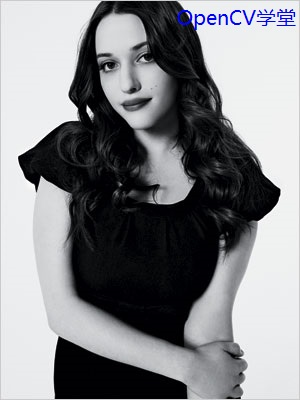
//> input picture Topic/019_CompareHist/test1.jpg, 300 x 400 px
$ ./019_CompareHist   (built with g++ and OpenCV 4)
//> lines starting //> are read from the running program, lines starting //| are printed output that depends on the picture; after the words box and inside, x2 and y2 are one past the last pixel; in counts of white or black regions, pixels touching at a corner belong together
#include <opencv2/opencv.hpp>
#include <iostream>

using namespace std;
using namespace cv;

int main(int argc, char** argv) {
	Mat src1 = imread("H:\\OpenCV_Learning\\019_CompareHist\\test1.jpg");
//> src1 is the input picture: 400 rows x 300 cols, CV_8UC3; mean B, G, R 136.1, 133, 132.1
	Mat src2 = imread("H:\\OpenCV_Learning\\019_CompareHist\\test2.jpg");
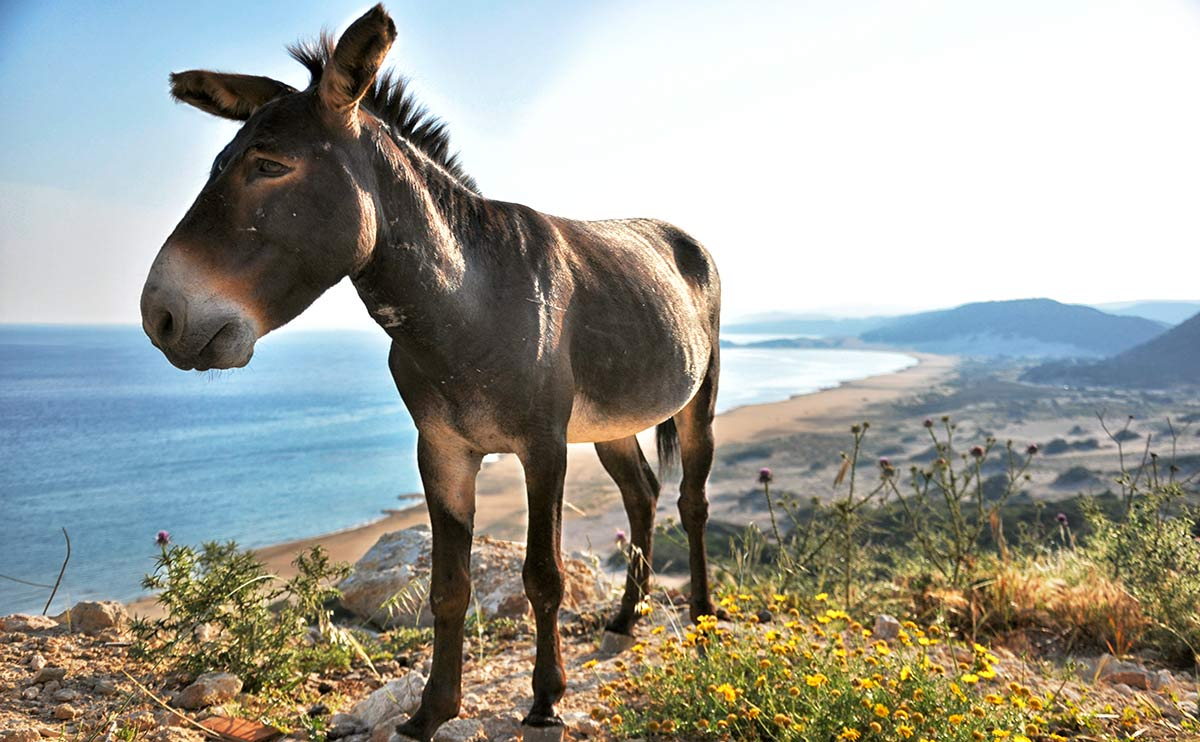
//> input picture Topic/019_CompareHist/test2.jpg, 1200 x 742 px
//> src2 is the input picture: 742 rows x 1200 cols, CV_8UC3; mean B, G, R 152.5, 160.5, 159.4
	Mat src3 = imread("H:\\OpenCV_Learning\\019_CompareHist\\test3.png");
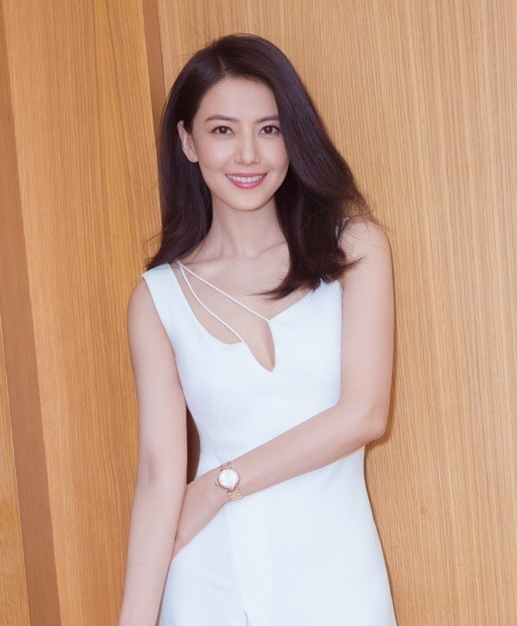
//> input picture Topic/019_CompareHist/test3.png, 517 x 626 px
//> src3 is the input picture: 626 rows x 517 cols, CV_8UC3; mean B, G, R 137.9, 159.7, 195.7
	Mat src4 = imread("H:\\OpenCV_Learning\\019_CompareHist\\test4.png");
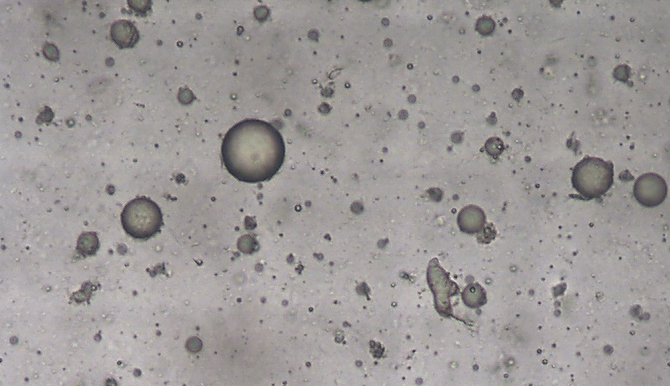
//> input picture Topic/019_CompareHist/test4.png, 670 x 386 px
//> src4 is the input picture: 386 rows x 670 cols, CV_8UC3; mean B, G, R 152.2, 153.2, 157.3

	imshow("input1", src1);
	imshow("input2", src2);
	imshow("input3", src3);
	imshow("input4", src4);

	Mat hsv1, hsv2, hsv3, hsv4;
	cvtColor(src1, hsv1, COLOR_BGR2HSV);
//> hsv1: 400 rows x 300 cols, CV_8UC3; mean H, S, V 106, 51.6, 136.2
	cvtColor(src2, hsv2, COLOR_BGR2HSV);
//> hsv2: 742 rows x 1200 cols, CV_8UC3; mean H, S, V 46.4, 65.9, 174.5
	cvtColor(src3, hsv3, COLOR_BGR2HSV);
//> hsv3: 626 rows x 517 cols, CV_8UC3; mean H, S, V 41.6, 86.2, 198.6
	cvtColor(src4, hsv4, COLOR_BGR2HSV);
//> hsv4: 386 rows x 670 cols, CV_8UC3; mean H, S, V 66, 11.1, 157.6

	int h_bins = 60; int s_bins = 64;
	int histSize[] = { h_bins, s_bins };
	float h_ranges[] = { 0, 180 };
	float s_ranges[] = { 0, 256 };
	const float* ranges[] = { h_ranges, s_ranges };
	int channels[] = { 0, 1 };
	Mat hist1, hist2, hist3, hist4;
	calcHist(&hsv1, 1, channels, Mat(), hist1, 2, histSize, ranges, true, false); //  1:数组中只有一张图片， MASK:mat对象
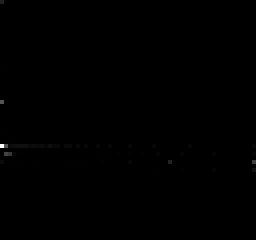
//> hist1: 60 rows x 64 cols, CV_32FC1 (shown 4 times larger); min 0, max 29013, mean 31.2; drawn with min black and max white
	calcHist(&hsv2, 1, channels, Mat(), hist2, 2, histSize, ranges, true, false);
	calcHist(&hsv3, 1, channels, Mat(), hist3, 2, histSize, ranges, true, false);
	calcHist(&hsv4, 1, channels, Mat(), hist4, 2, histSize, ranges, true, false);

	normalize(hist1, hist1, 0, 1, NORM_MINMAX, -1, Mat());
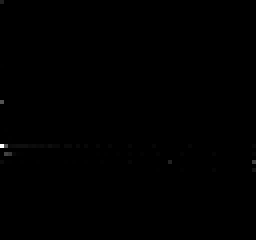
//> hist1: 60 rows x 64 cols, CV_32FC1 (shown 4 times larger); 17.79% of pixels changed, all inside (x1, y1, x2, y2) = (0, 0, 64, 60)
	normalize(hist2, hist2, 0, 1, NORM_MINMAX, -1, Mat());
	normalize(hist3, hist3, 0, 1, NORM_MINMAX, -1, Mat());
	normalize(hist4, hist4, 0, 1, NORM_MINMAX, -1, Mat());
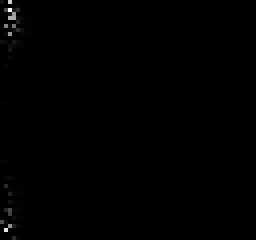
//> hist4: 60 rows x 64 cols, CV_32FC1 (shown 4 times larger); min 0, max 1, mean 0.00314

	for (int i = 0; i < 4; i++)
	{
		int compare_method = i;
		double src1_src2 = compareHist(hist1, hist2, compare_method);
		double src3_src4 = compareHist(hist3, hist4, compare_method);
		printf(" Method [%d]  : src1_src2 : %f, src3_src4: %f,  \n", i, src1_src2, src3_src4);
	}
//> this loop made 4 passes
//> (src1_src2, src3_src4) on passes 1 to 4: (0.195, -0.00748), (382.6, 9549.3), (0.527, 0.282), (0.859, 0.969)
//|  Method [0]  : src1_src2 : 0.195495, src3_src4: -0.007476,
//|  Method [1]  : src1_src2 : 382.636094, src3_src4: 9549.264347,
//|  Method [2]  : src1_src2 : 0.526764, src3_src4: 0.282020,
//|  Method [3]  : src1_src2 : 0.858621, src3_src4: 0.968947,

	waitKey(0);
	return 0;
}
